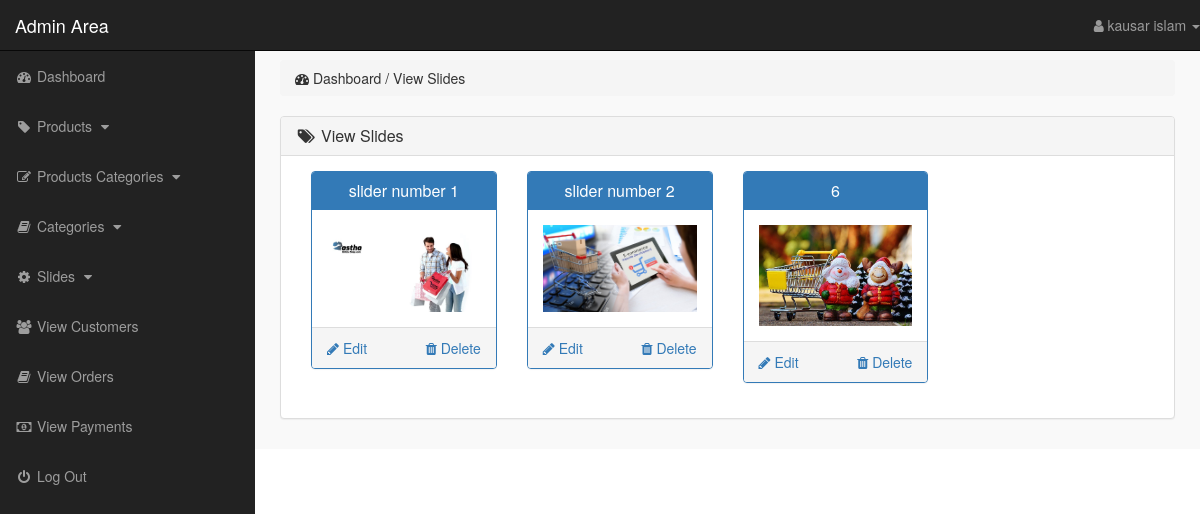
/admin_area/index.php?view_slides (signed in), run on an earlier commit of the app's database.
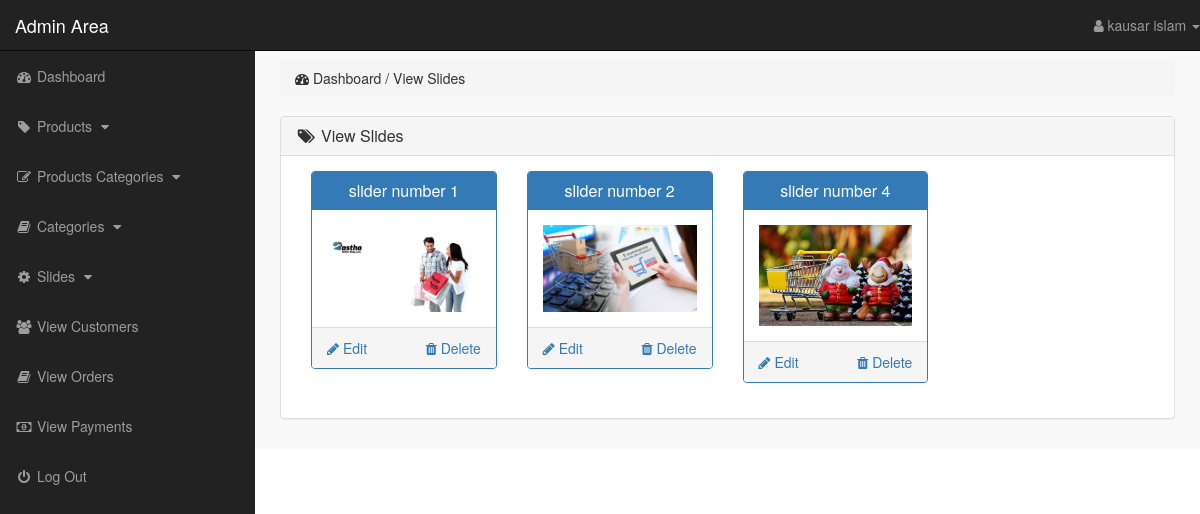
And on a later commit of the database.
### tables this page shows
CREATE TABLE `slider` (
  `id` int(10) NOT NULL,
  `slider_name` varchar(255) NOT NULL,
  `slider_image` text NOT NULL
);

### admin_area/view_slides.php (the view)
<?php
    if(!isset($_SESSION['admin_email'])){
        echo "<script>window.open('login.php','_self')</script>";
    }else{
?>
<div class="row">
    <div class="col-lg-12">
        <ol class="breadcrumb">
            <li>
                <i class="fa fa-dashboard"></i> Dashboard / View Slides
            </li>
        </ol>
    </div>
</div>
<div class="row">
    <div class="col-lg-12">
        <div class="panel panel-default">
            <div class="panel-heading">
                <h3 class="panel-title">
                    <i class="fa fa-tags fa-fw"></i> View Slides
                </h3>
            </div>
            <div class="panel-body">
                <?php
                    $get_slides = "select * from slider";
                    $run_slides = mysqli_query($con,$get_slides);
                    while($row_slides=mysqli_fetch_array($run_slides)){
                        $slide_id = $row_slides['id'];
                        $slide_name = $row_slides['slider_name'];
                        $slide_image = $row_slides['slider_image'];
                ?>
                <div class="col-lg-3 col-md-3">
                    <div class="panel panel-primary">
                        <div class="panel-heading">
                            <h3 class="panel-title" align="center">
                                <?php echo $slide_name; ?>
                            </h3>
                        </div>
                        <div class="panel-body">
                            <img src="slider_images/<?php echo $slide_image; ?>" alt="<?php echo $slide_name; ?>" class="img-responsive">
                        </div>
                        <div class="panel-footer">
                            <center>
                                <a href="index.php?delete_slide=<?php echo $slide_id; ?>" class="pull-right">
                                 <i class="fa fa-trash"></i> Delete
                                </a>
                                <a href="index.php?edit_slide=<?php echo $slide_id; ?>" class="pull-left">
                                 <i class="fa fa-pencil"></i> Edit
                                </a>
                                <div class="clearfix"></div>
                            </center>
                        </div>
                    </div>
                </div>
                <?php } ?>
            </div>
        </div>
    </div>
</div>
<?php } ?>

### admin_area/includes/sidebar_stuff.php (shortened to what this page needs)
<?php
    if(!isset($_SESSION['admin_email'])){
        echo "<script>window.open('login.php','_self')</script>";
    }else{
?>
<nav class="navbar navbar-inverse navbar-fixed-top">
    <div class="navbar-header">
        <a href="index.php?dashboard" class="navbar-brand">Admin Area</a>
    </div>
    <ul class="nav navbar-right top-nav">
        <li class="dropdown">
            <a href="#" class="dropdown-toggle" data-toggle="dropdown">
                <i class="fa fa-user"></i> <?php echo $admin_name; ?> <b class="caret"></b>
            </a>
        </li>
    </ul>
    <div class="collapse navbar-collapse navbar-ex1-collapse">
        <ul class="nav navbar-nav side-nav">
            <li>
                <a href="index.php?dashboard">
                        <i class="fa fa-fw fa-dashboard"></i> Dashboard
                </a>
            </li>
            <li>
                <a href="#" data-toggle="collapse" data-target="#products">
                        <i class="fa fa-fw fa-tag"></i> Products
                        <i class="fa fa-fw fa-caret-down"></i>
                </a>
            </li>
            <li>
                <a href="#" data-toggle="collapse" data-target="#p_cat">
                        <i class="fa fa-fw fa-edit"></i> Products Categories
                        <i class="fa fa-fw fa-caret-down"></i>
                </a>
            </li>
            <li>
                <a href="#" data-toggle="collapse" data-target="#cat">
                        <i class="fa fa-fw fa-book"></i> Categories
                        <i class="fa fa-fw fa-caret-down"></i>
                </a>
            </li>
            <li>
                <a href="#" data-toggle="collapse" data-target="#slides">
                        <i class="fa fa-fw fa-gear"></i> Slides
                        <i class="fa fa-fw fa-caret-down"></i>
                </a>
            </li>
            <li>
                <a href="index.php?view_customers">
                    <i class="fa fa-fw fa-users"></i> View Customers
                </a>
            </li>
            <li>
                <a href="index.php?view_orders">
                    <i class="fa fa-fw fa-book"></i> View Orders
                </a>
            </li>
            <li>
                <a href="index.php?view_payments">
                    <i class="fa fa-fw fa-money"></i> View Payments
                </a>
            </li>
            <li>
                <a href="logout.php">
                    <i class="fa fa-fw fa-power-off"></i> Log Out
                </a>
            </li>
        </ul>
    </div>
</nav>
<?php } ?>

What changed in the data, as far as the page shows it:
removed slider: slider_name "6", slider_image (picture)
added slider: slider_name "slider number 4", slider_image (picture)
